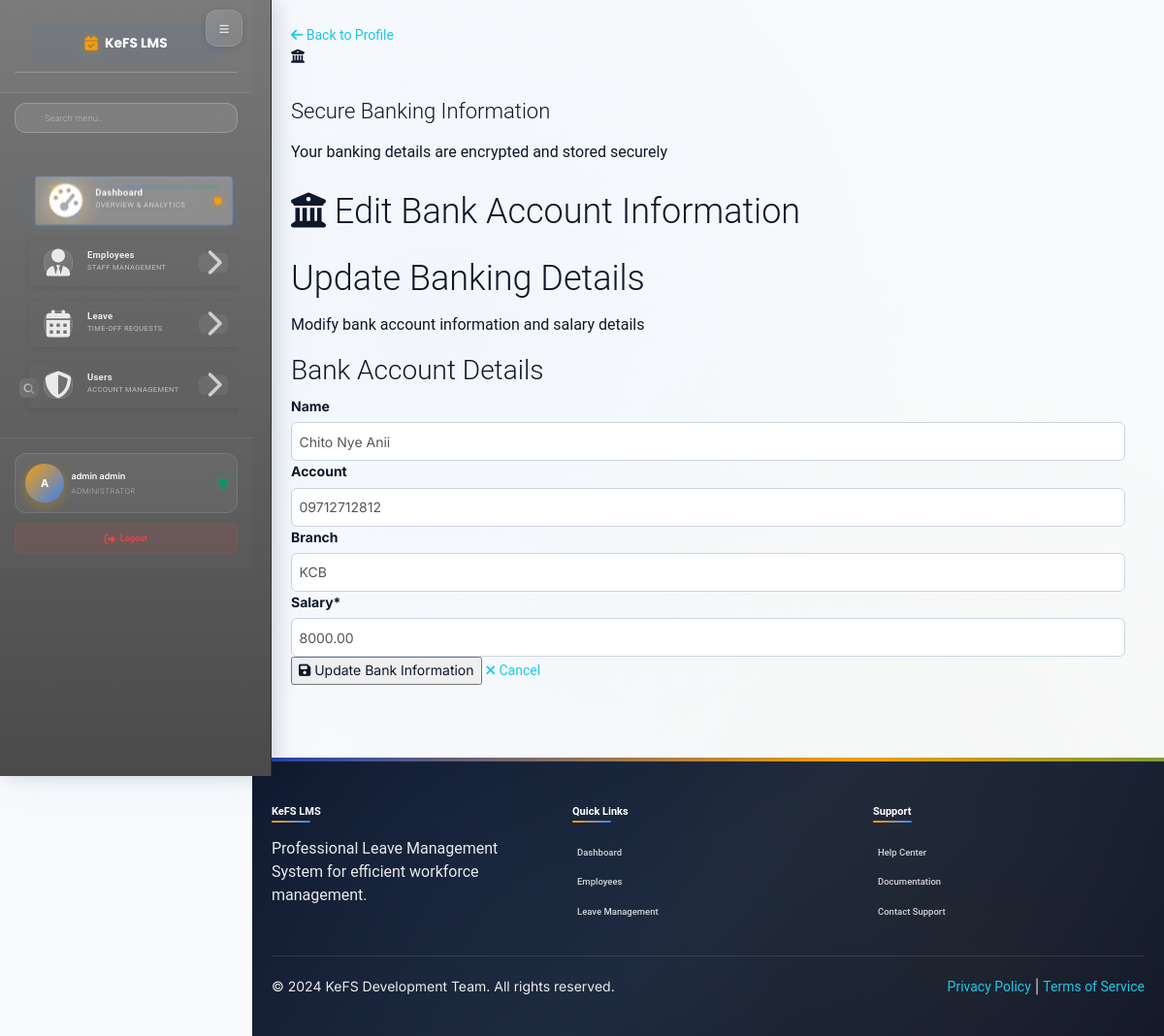
Screenshot of /dashboard/employee/bank/edit/2/ (signed in) with the database file from the repository.
### employee/models.py (models this page shows, shortened)
class CustomUser(AbstractUser): #auth_base.AbstractBaseUser
    HR = 1
    SUPERVISOR = 2
    USER = 3
    ROLE_CHOICES = (
        (HR, 'hr'),
        (SUPERVISOR, 'supervisor'),
        (USER, 'user'),
    )
    first_name = models.CharField(max_length=100)
    last_name = models.CharField(max_length=100)
    username = models.CharField(max_length=100)
    email = models.EmailField(unique=True)
    phone_number = models.CharField(max_length=100)
    role = models.PositiveSmallIntegerField(choices=ROLE_CHOICES, blank=True, null=True)
    date_joined = models.DateTimeField(auto_now_add=True)
    last_login = models.DateTimeField(auto_now=True)
    created_date = models.DateField(auto_now_add=True)
    modified_date = models.DateField(auto_now=True)
    is_active = models.BooleanField(default=False)
    is_admin = models.BooleanField(default=False)
    is_superuser = models.BooleanField(default=False)
    is_staff = models.BooleanField(default=False)
    objects = UserManager()
    USERNAME_FIELD = 'email'
    REQUIRED_FIELDS = ['username', 'first_name', 'last_name']

class Bank(models.Model):
    user = models.ForeignKey(settings.AUTH_USER_MODEL, on_delete=models.CASCADE)
    employee = models.ForeignKey(Employee, on_delete=models.CASCADE)  # Assuming you have an Employee model
    name = models.CharField(max_length=100, blank=True)
    account = models.CharField(max_length=100, blank=True)
    branch = models.CharField(max_length=255, blank=True)
    salary = models.DecimalField(max_digits=10, decimal_places=2, default=0)
    updated = models.DateTimeField(auto_now=True)

### dashboard/views.py (the view)
# urls.py: path('employee/bank/edit/<int:id>/',views.bank_update, name='accountedit'),
def bank_update(request, id):
    if not (request.user.is_authenticated and (request.user.is_superuser or request.user.is_staff)):
        return redirect('/')
    employee = get_object_or_404(Employee, id=id)
    family = get_object_or_404(Bank, employee=employee)
    if request.method == 'POST':
        form = BankCreateForm(request.POST, request.FILES, instance=family)
        if form.is_valid():
            form.save()
            messages.success(request, 'Bank Information Updated Successfully !!!',
                             extra_tags='alert alert-success alert-dismissible show')
            return redirect('dashboard:employees')
        else:
            messages.error(request, 'Error Updating Bank Information', extra_tags='alert alert-warning alert-dismissible show')
            return HttpResponse("Form data not valid")
    else:
        form = BankCreateForm(instance=family)
    dataset = {
        'form': form,
        'title': f'Edit Bank Information - {employee.get_full_name}'  # Accessing as a property or field
    }
    return render(request, 'dashboard/employee_bank_edit.html', dataset)

### employee/forms.py
class BankCreateForm(forms.ModelForm):
    class Meta:
        model = Bank
        fields = ['name', 'account', 'branch', 'salary']
        widgets = {
            'name': forms.TextInput(attrs={'class': 'form-control'}),
            'account': forms.TextInput(attrs={'class': 'form-control'}),
            'branch': forms.TextInput(attrs={'class': 'form-control'}),
            'salary': forms.NumberInput(attrs={'class': 'form-control'}),
        }

### employee/managers.py (called while the page is built)
    def get_queryset(self):
        return super().get_queryset().filter(is_deleted=False)

### employee/models.py (called while the page is built)
    @property
    def get_full_name(self):
        if self.othername:
            return f"{self.firstname} {self.lastname} {self.othername}"
        return f"{self.firstname} {self.lastname}"

### templates/dashboard/employee_bank_edit.html (shortened to what this page needs)
{% extends '_layout.html' %}
{% load static %}
{% load crispy_forms_tags %}
{% block content %}
<div class="edit-page-container">
    <div class="container-fluid">
        <a href="{% url 'dashboard:employeeinfo' form.instance.employee.id %}" class="back-link">
            <i class="fas fa-arrow-left"></i> Back to Profile
        </a>
        <div class="bank-info-highlight">
            <i class="fas fa-university"></i>
            <h4>Secure Banking Information</h4>
            <p>Your banking details are encrypted and stored securely</p>
        </div>
        <div class="edit-form-card">
            <h2 class="edit-header">
                <i class="fas fa-university"></i> Edit Bank Account Information
            </h2>
            <div class="edit-body">
                <div class="edit-title">
                    <h2>Update Banking Details</h2>
                    <p>Modify bank account information and salary details</p>
                </div>
                <div class="form-section">
                    <h3 class="form-section-title">Bank Account Details</h3>
                    <form action="" method="POST" enctype="multipart/form-data" id="edit-form">
                        {{ form|crispy }}
                    </form>
                </div>
                <div class="form-actions">
                    <button type="submit" form="edit-form" class="btn-update">
                        <i class="fas fa-save"></i> Update Bank Information
                    </button>
                    <a href="{% url 'dashboard:employeeinfo' form.instance.employee.id %}" class="btn-cancel">
                        <i class="fas fa-times"></i> Cancel
                    </a>
                </div>
            </div>
        </div>
    </div>
</div>
{% endblock %}

### templates/_layout.html (shortened to what this page needs)
{% load static %}
<!doctype html>
<html lang="en">
<head>
    <link rel="stylesheet" href="https://cdnjs.cloudflare.com/ajax/libs/font-awesome/6.4.0/css/all.min.css">
    <link href="{% static 'css/bootstrap.min.css' %}" rel="stylesheet" />
    <link href="{% static 'css/animate.min.css' %}" rel="stylesheet"/>
    <link href="{% static 'css/light-bootstrap-dashboard.css' %}" rel="stylesheet"/>
    <link rel="stylesheet" href="https://code.jquery.com/ui/1.12.1/themes/base/jquery-ui.css">
</head>
<body>
    <div class="sidebar" id="sidebar">
        <div class="sidebar-wrapper">
            <div class="sidebar-header">
                <button class="sidebar-toggle" id="sidebar-toggle" aria-label="Toggle sidebar">
                    <i class="fas fa-bars"></i>
                </button>
                <div class="logo">
                    <a href="{% url 'dashboard:dashboard' %}">
                        <i class="fas fa-calendar-check"></i>
                        <span>KeFS LMS</span>
                    </a>
                </div>
            </div>
            <div class="sidebar-search">
                <i class="fas fa-search search-icon"></i>
                <input type="text" class="search-input" placeholder="Search menu..." id="sidebar-search">
            </div>
            <nav>
                <ul class="nav">
                    <li class="nav-item active">
                        <a href="{% url 'dashboard:dashboard' %}" class="nav-link">
                            <div class="nav-icon-wrapper">
                                <i class="fas fa-gauge-high nav-icon"></i>
                                <div class="nav-icon-glow"></div>
                            </div>
                            <div class="nav-content">
                                <span class="nav-title">Dashboard</span>
                                <span class="nav-subtitle">Overview & Analytics</span>
                            </div>
                            <div class="nav-indicator active"></div>
                        </a>
                    </li>
                    {% if request.user.is_superuser or request.user.is_staff %}
                    <li class="nav-item dropdown">
                        <a href="#" class="nav-link dropdown-toggle">
                            <div class="nav-icon-wrapper">
                                <i class="fas fa-user-tie nav-icon"></i>
                            </div>
                            <div class="nav-content">
                                <span class="nav-title">Employees</span>
                                <span class="nav-subtitle">Staff Management</span>
                            </div>
                            <i class="fas fa-chevron-right chevron-icon"></i>
                        </a>
                    </li>
                    {% endif %}
                    <li class="nav-item dropdown">
                        <a href="#" class="nav-link dropdown-toggle">
                            <div class="nav-icon-wrapper">
                                <i class="fas fa-calendar-days nav-icon"></i>
                            </div>
                            <div class="nav-content">
                                <span class="nav-title">Leave</span>
                                <span class="nav-subtitle">Time-off Requests</span>
                            </div>
                            <i class="fas fa-chevron-right chevron-icon"></i>
                        </a>
                    </li>
                    {% if request.user.is_superuser or request.user.is_staff %}
                    <li class="nav-item dropdown">
                        <a href="#" class="nav-link dropdown-toggle">
                            <div class="nav-icon-wrapper">
                                <i class="fas fa-shield-halved nav-icon"></i>
                            </div>
                            <div class="nav-content">
                                <span class="nav-title">Users</span>
                                <span class="nav-subtitle">Account Management</span>
                            </div>
                            <i class="fas fa-chevron-right chevron-icon"></i>
                        </a>
                    </li>
                    {% endif %}
                </ul>
            </nav>
            <div class="sidebar-profile">
                <div class="user-profile">
                    <div class="user-avatar">
                        {{ request.user.get_full_name|slice:":1"|default:request.user.username|slice:":1"|upper }}
                    </div>
                    <div class="user-info">
                        <div class="user-name">{{ request.user.get_full_name|truncatechars:15|default:request.user.username|truncatechars:15 }}</div>
                        <div class="user-role">
                            {% if request.user.is_superuser %}Administrator{% elif request.user.is_staff %}Staff{% else %}Employee{% endif %}
                        </div>
                    </div>
                    <div class="user-status" title="Online"></div>
                </div>
                <div class="sidebar-logout">
                    <a href="{% url 'accounts:logout' %}" class="logout-btn">
                        <i class="fas fa-sign-out-alt"></i>
                        <span>Logout</span>
                    </a>
                </div>
            </div>
        </div>
    </div>
    <div class="main-panel">
        <main id="main-content" class="main-content">
            {% block content %}{% endblock %}
        </main>
        <footer class="app-footer">
            <div class="footer-content">
                <div class="footer-section">
                    <h5>KeFS LMS</h5>
                    <p>Professional Leave Management System for efficient workforce management.</p>
                </div>
                <div class="footer-section">
                    <h5>Quick Links</h5>
                    <ul class="footer-links">
                        <li><a href="{% url 'dashboard:dashboard' %}">Dashboard</a></li>
                        <li><a href="{% url 'dashboard:employees' %}">Employees</a></li>
                        <li><a href="{% url 'dashboard:staffleavetable' %}">Leave Management</a></li>
                    </ul>
                </div>
                <div class="footer-section">
                    <h5>Support</h5>
                    <ul class="footer-links">
                        <li><a href="#">Help Center</a></li>
                        <li><a href="#">Documentation</a></li>
                        <li><a href="#">Contact Support</a></li>
                    </ul>
                </div>
            </div>
            <div class="footer-bottom">
                <div>&copy; 2024 KeFS Development Team. All rights reserved.</div>
                <div>
                    <a href="#">Privacy Policy</a> | <a href="#">Terms of Service</a>
                </div>
            </div>
        </footer>
    </div>
</body>
</html>

### rows the page displays
CustomUser: user.get_full_name "A", user.get_full_name "admin admin"
Bank: name "Chito Nye Anii", account "09712712812", branch "KCB", salary "8000.00"
